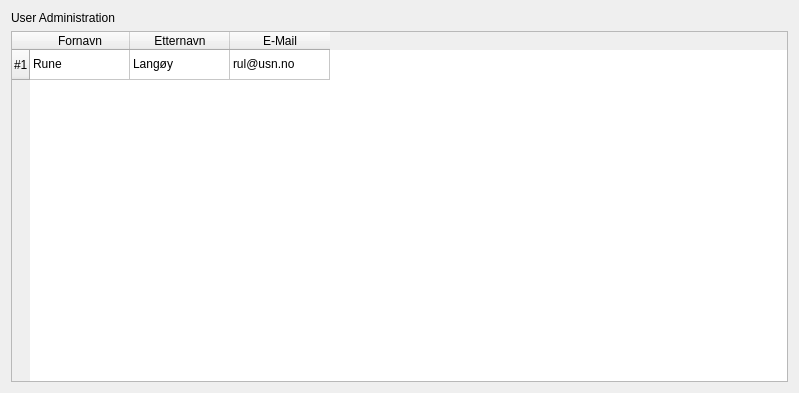
<?xml version="1.0" encoding="UTF-8"?>
<ui version="4.0">
 <class>Dialog</class>
 <widget class="QDialog" name="Dialog">
  <property name="geometry">
   <rect>
    <x>0</x>
    <y>0</y>
    <width>799</width>
    <height>393</height>
   </rect>
  </property>
  <property name="windowTitle">
   <string>User Administration</string>
  </property>
  <layout class="QVBoxLayout" name="verticalLayout">
   <item>
    <widget class="QLabel" name="label">
     <property name="styleSheet">
      <string notr="true">font: 26pt &quot;MS Shell Dlg 2&quot;;</string>
     </property>
     <property name="text">
      <string>User Administration</string>
     </property>
    </widget>
   </item>
   <item>
    <layout class="QHBoxLayout" name="horizontalLayout"/>
   </item>
   <item>
    <widget class="QTableWidget" name="tblwInfo">
     <row>
      <property name="text">
       <string>#1</string>
      </property>
     </row>
     <column>
      <property name="text">
       <string>Fornavn</string>
      </property>
     </column>
     <column>
      <property name="text">
       <string>Etternavn</string>
      </property>
     </column>
     <column>
      <property name="text">
       <string>E-Mail</string>
      </property>
     </column>
     <item row="0" column="0">
      <property name="text">
       <string>Rune</string>
      </property>
     </item>
     <item row="0" column="1">
      <property name="text">
       <string>Langøy</string>
      </property>
     </item>
     <item row="0" column="2">
      <property name="text">
       <string>rul@usn.no</string>
      </property>
     </item>
    </widget>
   </item>
  </layout>
 </widget>
 <resources/>
 <connections/>
</ui>
